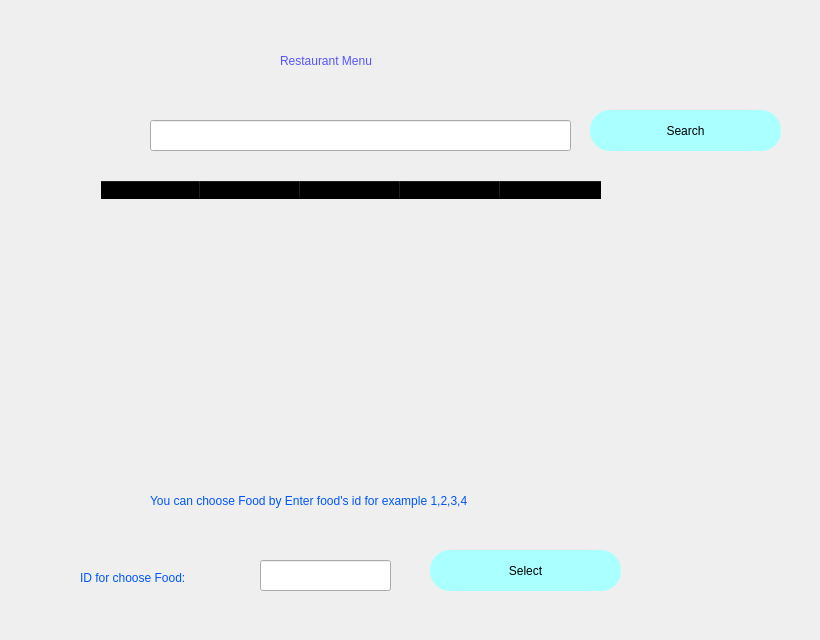
<?xml version="1.0" encoding="UTF-8"?>
<ui version="4.0">
 <class>Dialog</class>
 <widget class="QDialog" name="Dialog">
  <property name="geometry">
   <rect>
    <x>0</x>
    <y>0</y>
    <width>820</width>
    <height>640</height>
   </rect>
  </property>
  <property name="windowTitle">
   <string>Dialog</string>
  </property>
  <widget class="QWidget" name="widget" native="true">
   <property name="geometry">
    <rect>
     <x>0</x>
     <y>0</y>
     <width>831</width>
     <height>640</height>
    </rect>
   </property>
   <property name="styleSheet">
    <string notr="true">QWidget#widget{
                    background-color: qlineargradient(spread:pad, x1:0.352826, y1:0.398, x2:0.715975, y2:0.892, stop:0
                    rgba(0, 255, 255, 255), stop:1 rgba(0, 170, 255, 255))
                    }
                </string>
   </property>
   <widget class="QLabel" name="label">
    <property name="geometry">
     <rect>
      <x>280</x>
      <y>30</y>
      <width>341</width>
      <height>61</height>
     </rect>
    </property>
    <property name="styleSheet">
     <string notr="true">font: 26pt &quot;MS Shell Dlg 2&quot;;
                        color:rgb(85, 85, 255)
                    </string>
    </property>
    <property name="text">
     <string>Restaurant Menu</string>
    </property>
   </widget>
   <widget class="QTableWidget" name="foods">
    <property name="geometry">
     <rect>
      <x>100</x>
      <y>180</y>
      <width>631</width>
      <height>291</height>
     </rect>
    </property>
    <property name="styleSheet">
     <string notr="true">background-color:rgba(0,0,0,0);</string>
    </property>
    <column>
     <property name="text">
      <string>ID</string>
     </property>
    </column>
    <column>
     <property name="text">
      <string>Name</string>
     </property>
    </column>
    <column>
     <property name="text">
      <string>Price</string>
     </property>
    </column>
    <column>
     <property name="text">
      <string>Ingredients</string>
     </property>
    </column>
    <column>
     <property name="text">
      <string>Type</string>
     </property>
    </column>
   </widget>
   <widget class="QLabel" name="label_5">
    <property name="geometry">
     <rect>
      <x>80</x>
      <y>570</y>
      <width>181</width>
      <height>16</height>
     </rect>
    </property>
    <property name="styleSheet">
     <string notr="true">font: 12pt &quot;MS Shell Dlg 2&quot;;
color: rgb(0, 85, 255);</string>
    </property>
    <property name="text">
     <string>ID for choose Food:</string>
    </property>
   </widget>
   <widget class="QLineEdit" name="foodsid">
    <property name="geometry">
     <rect>
      <x>260</x>
      <y>560</y>
      <width>131</width>
      <height>31</height>
     </rect>
    </property>
   </widget>
   <widget class="QPushButton" name="select">
    <property name="geometry">
     <rect>
      <x>430</x>
      <y>550</y>
      <width>191</width>
      <height>41</height>
     </rect>
    </property>
    <property name="styleSheet">
     <string notr="true">border-radius:20px;
                        font: 14pt &quot;MS Shell Dlg 2&quot;;
                        background-color:rgb(170, 255, 255);
                        color:rgb(0, 0, 0)
                    </string>
    </property>
    <property name="text">
     <string>Select</string>
    </property>
   </widget>
   <widget class="QLineEdit" name="searchinput">
    <property name="geometry">
     <rect>
      <x>150</x>
      <y>120</y>
      <width>421</width>
      <height>31</height>
     </rect>
    </property>
   </widget>
   <widget class="QPushButton" name="searchbtn">
    <property name="geometry">
     <rect>
      <x>590</x>
      <y>110</y>
      <width>191</width>
      <height>41</height>
     </rect>
    </property>
    <property name="styleSheet">
     <string notr="true">border-radius:20px;
                        font: 14pt &quot;MS Shell Dlg 2&quot;;
                        background-color:rgb(170, 255, 255);
                        color:rgb(0, 0, 0)
                    </string>
    </property>
    <property name="text">
     <string>Search</string>
    </property>
   </widget>
   <widget class="QLabel" name="label_6">
    <property name="geometry">
     <rect>
      <x>150</x>
      <y>490</y>
      <width>551</width>
      <height>21</height>
     </rect>
    </property>
    <property name="styleSheet">
     <string notr="true">font: 12pt &quot;MS Shell Dlg 2&quot;;
color: rgb(0, 85, 255);</string>
    </property>
    <property name="text">
     <string>You can choose Food by Enter food's id for example 1,2,3,4 </string>
    </property>
   </widget>
  </widget>
 </widget>
 <resources/>
 <connections/>
</ui>
